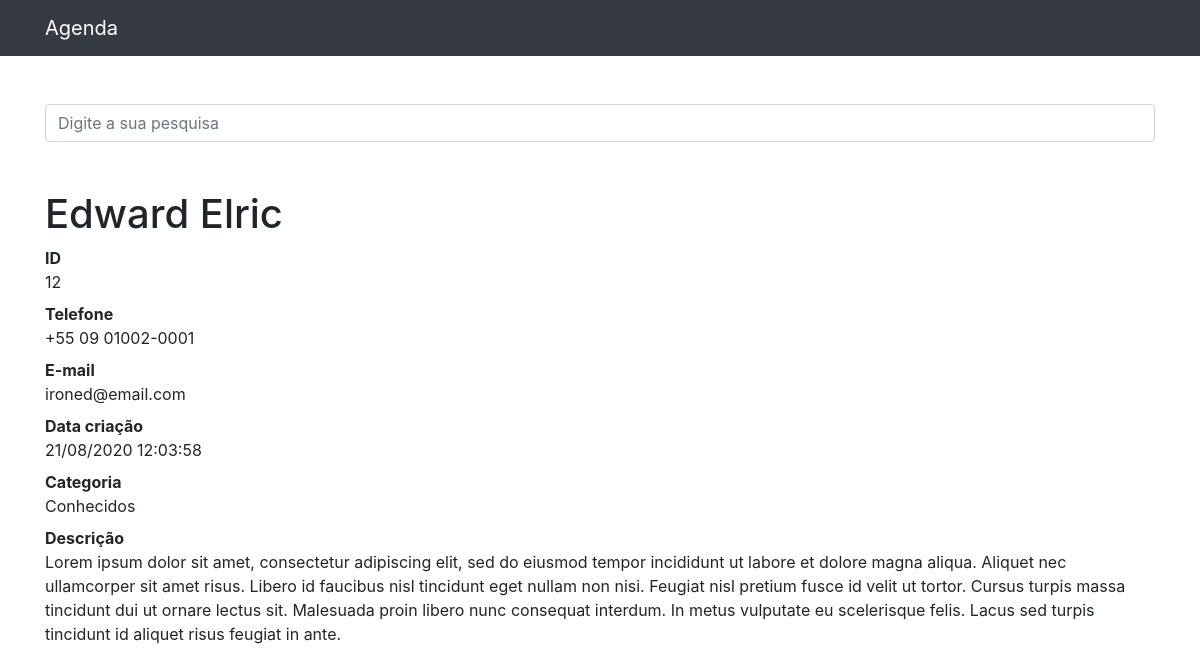
Page /12 on the committed database.
### contatos/models.py (models this page shows, shortened)
class Contato(models.Model):
    nome = models.CharField(max_length=255)
    sobrenome = models.CharField(max_length=255, blank=True)
    telefone = models.CharField(max_length=255)
    email = models.CharField(max_length=255, blank=True)
    data_criacao = models.DateTimeField(default=timezone.now)
    descricao = models.TextField(blank=True)
    categoria = models.ForeignKey(Categoria, on_delete=models.DO_NOTHING)
    mostrar = models.BooleanField(default=True)
    foto = models.ImageField(blank=True, upload_to='fotos/%Y/%m/%d')

class Categoria(models.Model):
    nome = models.CharField(max_length=255)
    def __str__(self):
        return self.nome

### contatos/views.py (the view)
# urls.py: path('<int:contato_id>', views.ver_contato, name='ver_contato'),
def ver_contato(request, contato_id):
    contato = get_object_or_404(Contato, id=contato_id)
    if not contato.mostrar:
        raise Http404()
    return render(request, 'contatos/ver_contato.html', {
        'contato': contato
    })

### contatos/templates/contatos/ver_contato.html (shortened to what this page needs)
{% extends 'base.html' %}
{%block conteudo%}
  <h1 class="mt-5">{{ contato.nome }} {{ contato.sobrenome }}</h1>
  <dl>
    <dt>ID</dt>
    <dd>{{ contato.id }}</dd>
    <dt>Telefone</dt>
    <dd>{{ contato.telefone }}</dd>
    <dt>E-mail</dt>
    <dd>{{ contato.email }}</dd>
    <dt>Data criação</dt>
    <dd>{{ contato.data_criacao|date:'d/m/Y H:i:s' }}</dd>
    <dt>Categoria</dt>
    <dd>{{ contato.categoria }}</dd>
    <dt>Descrição</dt>
    <dd>
      {{ contato.descricao }}
    </dd>
  </dl>
{%endblock%}

### rows in the picture
Contato: nome "Edward", sobrenome "Elric", id "12", telefone "+55 09 01002-0001", email "ironed@email.com", data_criacao "21/08/2020 12:03:58", categoria "Conhecidos", descricao "Lorem ipsum dolor sit amet, consectetur adipiscing elit, sed do eiusmod tempor incididunt ut labore et dolore magna aliqua. Aliquet nec ullamcorper sit amet risus. Libero id faucibus nisl tincidunt eget nullam non nisi. Feugiat nisl pretium fusce id velit ut tortor. Cursus turpis massa tincidunt dui ut ornare lectus sit. Malesuada proin libero nunc consequat interdum. In metus vulputate eu scelerisque felis. Lacus sed turpis tincidunt id aliquet risus feugiat in ante."
